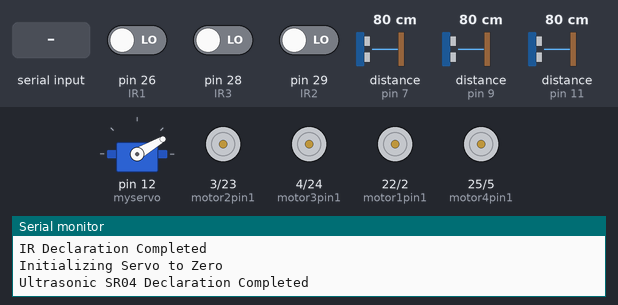
Recording of a sketch running on a simulated Arduino Mega 2560, built with avr-gcc and run on an emulated ATmega2560. Shown: servo, motor-driver pin pairs drawn as motors (green arrow = first pin HIGH = forward, orange = second pin HIGH = backward, longer = more drive), the last lines printed to the serial monitor. Inputs (shaded band) come from the test bench; at power-on: pin 29 (IR2) LOW, distance to the obstacle (sensors on pin 7, pin 9, pin 11) 80 cm, pin 26 (IR1) LOW, pin 28 (IR3) LOW. The echo pulse lasts 58.3 µs per cm.

Above: at 1.2 s.
1.3 s: "1" received over Serial
5.8 s: pin 29 (IR2) driven HIGH
At 6.34 s:
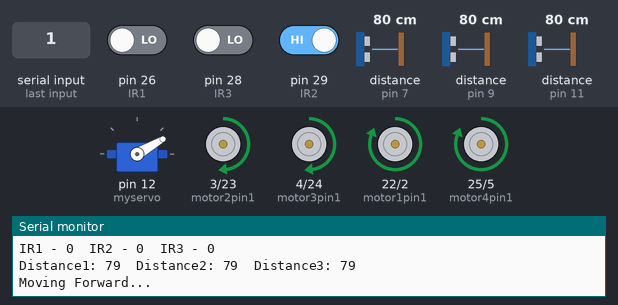
7.8 s: distance to the obstacle (sensor on pin 7) set to 2 cm
10.8 s: distance to the obstacle (sensor on pin 9) set to 2 cm
13.8 s: distance to the obstacle (sensor on pin 11) set to 2 cm
16.8 s: distance to the obstacle (sensor on pin 7) set to 120 cm
Timing chart, 0 to 19.8 s (numbered marks = the images above; inputs shaded):
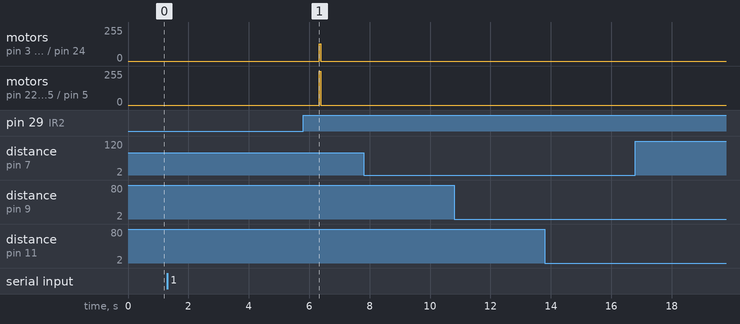

The sketch:

arduino_main.ino
```cpp
#include <Servo.h>

Servo myservo;
// Motor Pin Declaration Starts
int motor1pin1 = 22;
int motor1pin2 = 2;

int motor2pin1 = 3;
int motor2pin2 = 23;

int motor3pin1 = 4;
int motor3pin2 = 24;

int motor4pin1 = 25;
int motor4pin2 = 5;
// Motor pin declaration ends
// IR Pins Declaration
const int IR1 = 26;
const int IR2 = 29;
const int IR3 = 28;
int IR1Val, IR2Val, IR3Val;

// Defining the modes
bool userMode = false;
bool automaticMode = false;

// Defines pins numbers for ultrasonic sensor
const int trigPin1 = 6;
const int echoPin1 = 7;
const int trigPin2 = 8;
const int echoPin2 = 9;
const int trigPin3 = 10;
const int echoPin3 = 11;
// Defines variables
long duration1;
int distance1;
long duration2;
int distance2;
long duration3;
int distance3;

// State variables
bool isMoving = false;
unsigned long lastMotionTime = 0;
const unsigned long motionInterval = 10;// Time interval for each motion state in milliseconds
const unsigned int motorSpeed = 130; // speed of motor
const unsigned int trialMotor = 200;
void setup() {
  // put your setup code here, to run once:
  Serial.begin(9600);
  // Motor Declaration
  pinMode(motor1pin1, OUTPUT);
  pinMode(motor1pin2, OUTPUT);
  pinMode(motor2pin1, OUTPUT);
  pinMode(motor2pin2, OUTPUT);
  pinMode(motor3pin1, OUTPUT);
  pinMode(motor3pin2, OUTPUT);
  pinMode(motor4pin1, OUTPUT);
  pinMode(motor4pin2, OUTPUT);

  Serial.println("Motor Declaration Completed");
  // IR Declaration
  pinMode(IR1, INPUT);
  pinMode(IR2, INPUT);
  pinMode(IR3, INPUT);
  Serial.println("IR Declaration Completed");
  myservo.attach(12);
  myservo.write(30);
  Serial.println("Initializing Servo to Zero");

  pinMode(trigPin1, OUTPUT); // Sets the trigPin as an Output
  pinMode(echoPin1, INPUT);  // Sets the echoPin as an Input
  pinMode(trigPin2, OUTPUT); // Sets the trigPin as an Output
  pinMode(echoPin2, INPUT);  // Sets the echoPin as an Input
  pinMode(trigPin3, OUTPUT); // Sets the trigPin as an Output
  pinMode(echoPin3, INPUT);  // Sets the echoPin as an Input
  Serial.println("Ultrasonic SR04 Declaration Completed");
}

void loop() {
  if(!automaticMode && !userMode) {
      if(Serial.available() > 0) {
        char mode = Serial.read();
        if(mode == '1') {
          automaticMode = true;
          Serial.println("Entered automatic mode...");
        } else if(mode == '2') {
          userMode = true;
          Serial.println("Entered manual mode...");
        } else if(mode == 'x') {
          stop();
          Serial.println("Stopping Vehicle...");
        }
      }
    } else {
      // If a mode is selected, execute the corresponding mode's logic
      if(automaticMode) {
        handleAutomaticMode();
      } else if(userMode) {
        handleManualMode();
      }
    }
}

void handleManualMode() {
    // Manual Mode
    if(Serial.available() > 0) {
      char val = Serial.read();
      if(val == 'w') {
        moveForward();
        delay(200);
      } else if(val == 's') {
        moveBackward();
        delay(200);
      } else if(val == 'a') {
        turnLeft();
        delay(200);
      } else if(val == 'd') {
        turnRight();
        delay(200);
      } else if(val == 'x') {
        stop();
      }
   }
}

void handleAutomaticMode() {
  IR1Val = digitalRead(IR1);
  IR2Val = digitalRead(IR2);
  IR3Val = digitalRead(IR3);
  Serial.print("IR1 - ");
  Serial.print(IR1Val);
  Serial.print("  IR2 - ");
  Serial.print(IR2Val);
  Serial.print("  IR3 - ");
  Serial.print(IR3Val);
  Serial.println("");

  digitalWrite(trigPin1, LOW);
  delayMicroseconds(2);
  digitalWrite(trigPin1, HIGH);
  delayMicroseconds(10);
  digitalWrite(trigPin1, LOW);
  duration1 = pulseIn(echoPin1, HIGH);
  distance1 = duration1 * 0.034 / 2;

  digitalWrite(trigPin2, LOW);
  delayMicroseconds(2);
  digitalWrite(trigPin2, HIGH);
  delayMicroseconds(10);
  digitalWrite(trigPin2, LOW);
  duration2 = pulseIn(echoPin2, HIGH);
  distance2 = duration2 * 0.034 / 2;

  digitalWrite(trigPin3, LOW);
  delayMicroseconds(2);
  digitalWrite(trigPin3, HIGH);
  delayMicroseconds(10);
  digitalWrite(trigPin3, LOW);
  duration3 = pulseIn(echoPin3, HIGH);
  distance3 = duration3 * 0.034 / 2;

  Serial.print("Distance1: ");
  Serial.print(distance1);
  Serial.print("  Distance2: ");
  Serial.print(distance2);
  Serial.print("  Distance3: ");
  Serial.print(distance3);
  Serial.println();

  unsigned long currentTime = millis();

  // Check if it's time to change motion state
  if (currentTime - lastMotionTime >= motionInterval) {
    isMoving = !isMoving; // Toggle motion state
    lastMotionTime = currentTime;
  }

  // Perform action based on motion state
   if (distance1 <= 7 && distance2 <= 7 && distance3 <= 7 && (IR1Val == 1 && IR2Val == 1 && IR3Val == 1)) {
     moveForward();
   } else if(IR1Val == 0 && IR2Val == 1 && IR3Val == 0){
     stop();
   } else {
      delay(5000);
     moveForward(); // called 2nd time
   }
}


void turnRight() {
    Serial.println("Turning Right...");

    // Motor A
    digitalWrite(motor1pin1, LOW);
    digitalWrite(motor1pin2, HIGH);
    analogWrite(motor1pin1, motorSpeed);

    // Motor B
    digitalWrite(motor2pin1, HIGH);
    digitalWrite(motor2pin2, LOW);
    analogWrite(motor2pin1, motorSpeed);

    // Motor C
    digitalWrite(motor3pin1, LOW);
    digitalWrite(motor3pin2, HIGH);
    analogWrite(motor3pin1, motorSpeed);

    // Motor D
    digitalWrite(motor4pin1, HIGH);
    digitalWrite(motor4pin2, LOW);
    analogWrite(motor4pin1, motorSpeed);

    // checking modes
    if(automaticMode) {
      delay(50);
    } else if(userMode) {
      delay(200);
    }

    stop();
}

void turnLeft() {
    Serial.println("Turning Left...");

    // Motor A
    digitalWrite(motor1pin1, HIGH);
    digitalWrite(motor1pin2, LOW);
    analogWrite(motor1pin1, motorSpeed);

    // Motor B
    digitalWrite(motor2pin1, LOW);
    digitalWrite(motor2pin2, HIGH);
    analogWrite(motor2pin1, motorSpeed);

    // Motor C
    digitalWrite(motor3pin1, HIGH);
    digitalWrite(motor3pin2, LOW);
    analogWrite(motor3pin1, motorSpeed);

    // Motor D
    digitalWrite(motor4pin1, LOW);
    digitalWrite(motor4pin2, HIGH);
    analogWrite(motor4pin1, motorSpeed);

    // checking modes
    if(automaticMode) {
      delay(50);
    } else if(userMode) {
      delay(200);
    }

    stop();
}

void moveBackward() {
    Serial.println("Moving Backward...");

    // Motor A
    digitalWrite(motor1pin1, LOW);
    digitalWrite(motor1pin2, HIGH);
    analogWrite(motor1pin2, motorSpeed);

    // Motor B
    digitalWrite(motor2pin1, LOW);
    digitalWrite(motor2pin2, HIGH);
    analogWrite(motor2pin2, motorSpeed);

    // Motor C
    digitalWrite(motor3pin1, LOW);
    digitalWrite(motor3pin2, HIGH);
    analogWrite(motor3pin2, motorSpeed);

    // Motor D
    digitalWrite(motor4pin1, LOW);
    digitalWrite(motor4pin2, HIGH);
    analogWrite(motor4pin2, motorSpeed);

    // checking modes
    if(automaticMode) {
      delay(50);
    } else if(userMode) {
      delay(200);
    }

    stop();
}

void moveForward() {
  Serial.println("Moving Forward...");

  // Motor A
  digitalWrite(motor1pin1, HIGH);
  digitalWrite(motor1pin2, LOW);
  analogWrite(motor1pin1, motorSpeed);

  // Motor B
  digitalWrite(motor2pin1, HIGH);
  digitalWrite(motor2pin2, LOW);
  analogWrite(motor2pin1, motorSpeed);

  // Motor C
  digitalWrite(motor3pin1, HIGH);
  digitalWrite(motor3pin2, LOW);
  analogWrite(motor3pin1, motorSpeed);

  // Motor D
  digitalWrite(motor4pin1, HIGH);
  digitalWrite(motor4pin2, LOW);
  analogWrite(motor4pin1, motorSpeed);

  // checking modes
    if(automaticMode) {
      delay(50);
    } else if(userMode) {
      delay(200);
    }

  stop();
}

void stop() {
  Serial.println("Stopping...");

  digitalWrite(motor1pin1, LOW);
  digitalWrite(motor1pin2, LOW);

  digitalWrite(motor2pin1, LOW);
  digitalWrite(motor2pin2, LOW);

  digitalWrite(motor3pin1, LOW);
  digitalWrite(motor3pin2, LOW);

  digitalWrite(motor4pin1, LOW);
  digitalWrite(motor4pin2, LOW);
}
```
